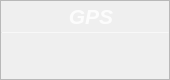
                    <widget class="QFrame" name="Class_QF">
                     <property name="minimumSize">
                      <size>
                       <width>170</width>
                       <height>80</height>
                      </size>
                     </property>
                     <property name="maximumSize">
                      <size>
                       <width>170</width>
                       <height>80</height>
                      </size>
                     </property>
                     <property name="toolTipDuration">
                      <number>0</number>
                     </property>
                     <property name="styleSheet">
                      <string notr="true">QFrame#Class_QF{
color: rgb(255, 255, 255);
border-radius: 15px;
background-color:rgb(136, 138, 133);
border: 1px outset rgb(98, 91, 213);
}
</string>
                     </property>
                     <property name="frameShape">
                      <enum>QFrame::StyledPanel</enum>
                     </property>
                     <property name="frameShadow">
                      <enum>QFrame::Raised</enum>
                     </property>
                     <layout class="QVBoxLayout" name="verticalLayout_7" stretch="0,2,1">
                      <property name="spacing">
                       <number>0</number>
                      </property>
                      <property name="leftMargin">
                       <number>0</number>
                      </property>
                      <property name="topMargin">
                       <number>0</number>
                      </property>
                      <property name="rightMargin">
                       <number>0</number>
                      </property>
                      <property name="bottomMargin">
                       <number>0</number>
                      </property>
                      <item>
                       <widget class="QFrame" name="Class_top">
                        <property name="styleSheet">
                         <string notr="true">border:none</string>
                        </property>
                        <property name="frameShape">
                         <enum>QFrame::StyledPanel</enum>
                        </property>
                        <property name="frameShadow">
                         <enum>QFrame::Raised</enum>
                        </property>
                        <layout class="QHBoxLayout" name="horizontalLayout_6">
                         <property name="spacing">
                          <number>0</number>
                         </property>
                         <property name="leftMargin">
                          <number>0</number>
                         </property>
                         <property name="topMargin">
                          <number>3</number>
                         </property>
                         <property name="rightMargin">
                          <number>0</number>
                         </property>
                         <property name="bottomMargin">
                          <number>3</number>
                         </property>
                         <item>
                          <widget class="QLabel" name="label_5">
                           <property name="maximumSize">
                            <size>
                             <width>16777215</width>
                             <height>30</height>
                            </size>
                           </property>
                           <property name="font">
                            <font>
                             <family>Segoe UI</family>
                             <pointsize>16</pointsize>
                             <weight>87</weight>
                             <italic>true</italic>
                             <bold>true</bold>
                            </font>
                           </property>
                           <property name="styleSheet">
                            <string notr="true">color: rgba(255, 255, 255,210);
padding-left:12px;
font: 700 italic 16pt &quot;Segoe UI&quot;;</string>
                           </property>
                           <property name="text">
                            <string>&lt;html&gt;&lt;head/&gt;&lt;body&gt;&lt;p&gt;GPS&lt;/p&gt;&lt;/body&gt;&lt;/html&gt;</string>
                           </property>
                           <property name="alignment">
                            <set>Qt::AlignCenter</set>
                           </property>
                           <property name="indent">
                            <number>0</number>
                           </property>
                          </widget>
                         </item>
                        </layout>
                       </widget>
                      </item>
                      <item>
                       <widget class="Line" name="line_2">
                        <property name="maximumSize">
                         <size>
                          <width>16777215</width>
                          <height>1</height>
                         </size>
                        </property>
                        <property name="styleSheet">
                         <string notr="true">background-color: rgba(255, 255, 255, 89);</string>
                        </property>
                        <property name="orientation">
                         <enum>Qt::Horizontal</enum>
                        </property>
                       </widget>
                      </item>
                      <item>
                       <widget class="QFrame" name="Class_bottom">
                        <property name="styleSheet">
                         <string notr="true">border:none</string>
                        </property>
                        <property name="frameShape">
                         <enum>QFrame::StyledPanel</enum>
                        </property>
                        <property name="frameShadow">
                         <enum>QFrame::Raised</enum>
                        </property>
                        <layout class="QVBoxLayout" name="verticalLayout_8">
                         <property name="spacing">
                          <number>0</number>
                         </property>
                         <property name="leftMargin">
                          <number>0</number>
                         </property>
                         <property name="topMargin">
                          <number>6</number>
                         </property>
                         <property name="rightMargin">
                          <number>0</number>
                         </property>
                         <property name="bottomMargin">
                          <number>6</number>
                         </property>
                         <item alignment="Qt::AlignTop">
                          <widget class="QLabel" name="gps_label">
                           <property name="minimumSize">
                            <size>
                             <width>0</width>
                             <height>30</height>
                            </size>
                           </property>
                           <property name="maximumSize">
                            <size>
                             <width>16777215</width>
                             <height>30</height>
                            </size>
                           </property>
                           <property name="font">
                            <font>
                             <family>Microsoft YaHei UI</family>
                             <pointsize>17</pointsize>
                             <weight>50</weight>
                             <italic>false</italic>
                             <bold>false</bold>
                             <underline>false</underline>
                            </font>
                           </property>
                           <property name="styleSheet">
                            <string notr="true">color: rgb(255, 255, 255);
font: 17pt &quot;Microsoft YaHei UI&quot;;</string>
                           </property>
                           <property name="text">
                            <string/>
                           </property>
                           <property name="alignment">
                            <set>Qt::AlignCenter</set>
                           </property>
                          </widget>
                         </item>
                        </layout>
                       </widget>
                      </item>
                     </layout>
                    </widget>
